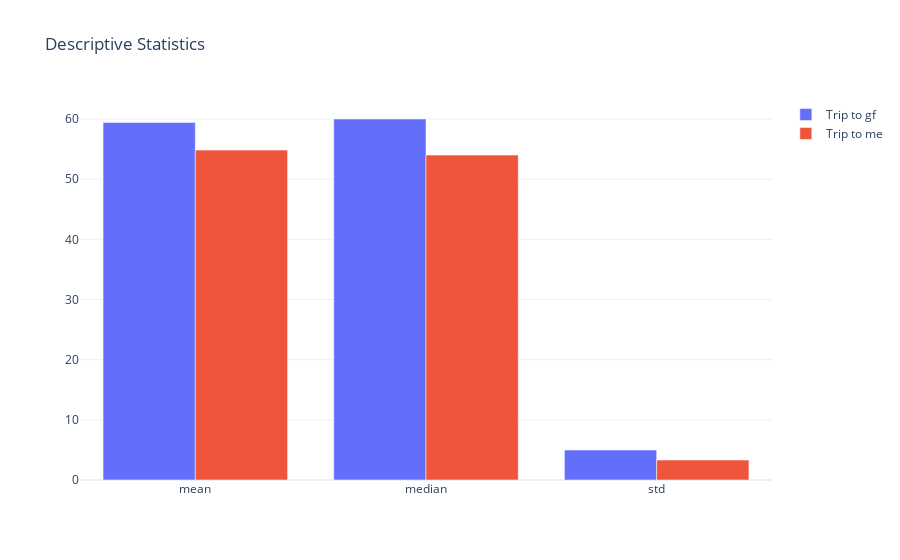

Write notebook code for a chart like this one.
### Code cell
fig = go.Figure()

for index in agg_df.index:
    
    fig.add_trace(go.Bar(
        x = agg_df.columns,
        y = agg_df.loc[index],
        name = index
    ))
    
fig.update_layout(
    title = 'Descriptive Statistics',
    template = 'plotly_white'
)
    
fig.show()

### Figure 1 — Plotly figure (JSON) as saved in the notebook; plotly's stock layout.template omitted (floating-point values rounded to 4 significant figures)
{"data": [{"name": "Trip to gf", "type": "bar", "x": ["mean", "median", "std"], "y": [59.41, 60, 4.986]}, {"name": "Trip to me", "type": "bar", "x": ["mean", "median", "std"], "y": [54.83, 54, 3.314]}], "layout": {"title": {"text": "Descriptive Statistics"}}}
